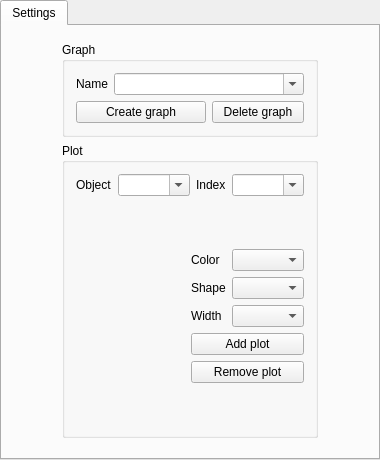
      <widget class="QWidget" name="GraphsTab" >
       <attribute name="title" >
        <string>Graphs</string>
       </attribute>
       <layout class="QGridLayout" >
        <property name="leftMargin" >
         <number>0</number>
        </property>
        <property name="topMargin" >
         <number>0</number>
        </property>
        <property name="rightMargin" >
         <number>0</number>
        </property>
        <property name="bottomMargin" >
         <number>0</number>
        </property>
        <property name="horizontalSpacing" >
         <number>6</number>
        </property>
        <property name="verticalSpacing" >
         <number>6</number>
        </property>
        <item row="0" column="0" >
         <widget class="QTabWidget" name="GraphTab" >
          <widget class="QWidget" name="SettingsTab" >
           <attribute name="title" >
            <string>Settings</string>
           </attribute>
           <layout class="QGridLayout" >
            <property name="leftMargin" >
             <number>0</number>
            </property>
            <property name="topMargin" >
             <number>0</number>
            </property>
            <property name="rightMargin" >
             <number>0</number>
            </property>
            <property name="bottomMargin" >
             <number>0</number>
            </property>
            <property name="horizontalSpacing" >
             <number>6</number>
            </property>
            <property name="verticalSpacing" >
             <number>6</number>
            </property>
            <item row="1" column="0" >
             <spacer>
              <property name="orientation" >
               <enum>Qt::Horizontal</enum>
              </property>
              <property name="sizeType" >
               <enum>QSizePolicy::Fixed</enum>
              </property>
              <property name="sizeHint" >
               <size>
                <width>60</width>
                <height>20</height>
               </size>
              </property>
             </spacer>
            </item>
            <item row="1" column="2" >
             <spacer>
              <property name="orientation" >
               <enum>Qt::Horizontal</enum>
              </property>
              <property name="sizeType" >
               <enum>QSizePolicy::Fixed</enum>
              </property>
              <property name="sizeHint" >
               <size>
                <width>60</width>
                <height>20</height>
               </size>
              </property>
             </spacer>
            </item>
            <item row="0" column="1" >
             <spacer>
              <property name="orientation" >
               <enum>Qt::Vertical</enum>
              </property>
              <property name="sizeType" >
               <enum>QSizePolicy::Fixed</enum>
              </property>
              <property name="sizeHint" >
               <size>
                <width>20</width>
                <height>16</height>
               </size>
              </property>
             </spacer>
            </item>
            <item row="2" column="1" >
             <spacer>
              <property name="orientation" >
               <enum>Qt::Vertical</enum>
              </property>
              <property name="sizeType" >
               <enum>QSizePolicy::Minimum</enum>
              </property>
              <property name="sizeHint" >
               <size>
                <width>20</width>
                <height>20</height>
               </size>
              </property>
             </spacer>
            </item>
            <item row="1" column="1" >
             <layout class="QVBoxLayout" >
              <property name="spacing" >
               <number>6</number>
              </property>
              <property name="leftMargin" >
               <number>0</number>
              </property>
              <property name="topMargin" >
               <number>0</number>
              </property>
              <property name="rightMargin" >
               <number>0</number>
              </property>
              <property name="bottomMargin" >
               <number>0</number>
              </property>
              <item>
               <widget class="QGroupBox" name="Graph" >
                <property name="title" >
                 <string>Graph</string>
                </property>
                <layout class="QGridLayout" >
                 <property name="leftMargin" >
                  <number>11</number>
                 </property>
                 <property name="topMargin" >
                  <number>11</number>
                 </property>
                 <property name="rightMargin" >
                  <number>11</number>
                 </property>
                 <property name="bottomMargin" >
                  <number>11</number>
                 </property>
                 <property name="horizontalSpacing" >
                  <number>6</number>
                 </property>
                 <property name="verticalSpacing" >
                  <number>6</number>
                 </property>
                 <item row="1" column="0" colspan="2" >
                  <widget class="QPushButton" name="GraphCreate" >
                   <property name="text" >
                    <string>Create graph</string>
                   </property>
                  </widget>
                 </item>
                 <item row="1" column="2" >
                  <widget class="QPushButton" name="GraphDelete" >
                   <property name="text" >
                    <string>Delete graph</string>
                   </property>
                  </widget>
                 </item>
                 <item row="0" column="0" >
                  <widget class="QLabel" name="GraphNameL" >
                   <property name="sizePolicy" >
                    <sizepolicy vsizetype="Preferred" hsizetype="Fixed" >
                     <horstretch>0</horstretch>
                     <verstretch>0</verstretch>
                    </sizepolicy>
                   </property>
                   <property name="text" >
                    <string>Name</string>
                   </property>
                  </widget>
                 </item>
                 <item row="0" column="1" colspan="2" >
                  <widget class="QComboBox" name="GraphName" >
                   <property name="sizePolicy" >
                    <sizepolicy vsizetype="Fixed" hsizetype="Expanding" >
                     <horstretch>0</horstretch>
                     <verstretch>0</verstretch>
                    </sizepolicy>
                   </property>
                   <property name="editable" >
                    <bool>true</bool>
                   </property>
                  </widget>
                 </item>
                </layout>
               </widget>
              </item>
              <item>
               <widget class="QGroupBox" name="Plot" >
                <property name="title" >
                 <string>Plot</string>
                </property>
                <layout class="QGridLayout" >
                 <property name="leftMargin" >
                  <number>11</number>
                 </property>
                 <property name="topMargin" >
                  <number>11</number>
                 </property>
                 <property name="rightMargin" >
                  <number>11</number>
                 </property>
                 <property name="bottomMargin" >
                  <number>11</number>
                 </property>
                 <property name="horizontalSpacing" >
                  <number>6</number>
                 </property>
                 <property name="verticalSpacing" >
                  <number>6</number>
                 </property>
                 <item row="0" column="0" colspan="2" >
                  <layout class="QHBoxLayout" >
                   <property name="spacing" >
                    <number>6</number>
                   </property>
                   <property name="leftMargin" >
                    <number>0</number>
                   </property>
                   <property name="topMargin" >
                    <number>0</number>
                   </property>
                   <property name="rightMargin" >
                    <number>0</number>
                   </property>
                   <property name="bottomMargin" >
                    <number>0</number>
                   </property>
                   <item>
                    <widget class="QLabel" name="PlotObjectL" >
                     <property name="text" >
                      <string>Object</string>
                     </property>
                    </widget>
                   </item>
                   <item>
                    <widget class="QComboBox" name="PlotObject" >
                     <property name="sizePolicy" >
                      <sizepolicy vsizetype="Fixed" hsizetype="Expanding" >
                       <horstretch>0</horstretch>
                       <verstretch>0</verstretch>
                      </sizepolicy>
                     </property>
                     <property name="editable" >
                      <bool>true</bool>
                     </property>
                    </widget>
                   </item>
                   <item>
                    <widget class="QLabel" name="PlotIndexL" >
                     <property name="text" >
                      <string>Index</string>
                     </property>
                    </widget>
                   </item>
                   <item>
                    <widget class="QComboBox" name="PlotIndex" >
                     <property name="editable" >
                      <bool>true</bool>
                     </property>
                    </widget>
                   </item>
                  </layout>
                 </item>
                 <item rowspan="3" row="1" column="0" >
                  <widget class="BasicMibView" native="1" name="PlotMIBTree" >
                   <property name="sizePolicy" >
                    <sizepolicy vsizetype="Expanding" hsizetype="Expanding" >
                     <horstretch>0</horstretch>
                     <verstretch>0</verstretch>
                    </sizepolicy>
                   </property>
                  </widget>
                 </item>
                 <item row="3" column="1" >
                  <spacer>
                   <property name="orientation" >
                    <enum>Qt::Vertical</enum>
                   </property>
                   <property name="sizeType" >
                    <enum>QSizePolicy::Expanding</enum>
                   </property>
                   <property name="sizeHint" >
                    <size>
                     <width>20</width>
                     <height>40</height>
                    </size>
                   </property>
                  </spacer>
                 </item>
                 <item row="1" column="1" >
                  <spacer>
                   <property name="orientation" >
                    <enum>Qt::Vertical</enum>
                   </property>
                   <property name="sizeType" >
                    <enum>QSizePolicy::Expanding</enum>
                   </property>
                   <property name="sizeHint" >
                    <size>
                     <width>20</width>
                     <height>40</height>
                    </size>
                   </property>
                  </spacer>
                 </item>
                 <item row="2" column="1" >
                  <layout class="QGridLayout" >
                   <property name="leftMargin" >
                    <number>0</number>
                   </property>
                   <property name="topMargin" >
                    <number>0</number>
                   </property>
                   <property name="rightMargin" >
                    <number>0</number>
                   </property>
                   <property name="bottomMargin" >
                    <number>0</number>
                   </property>
                   <property name="horizontalSpacing" >
                    <number>6</number>
                   </property>
                   <property name="verticalSpacing" >
                    <number>6</number>
                   </property>
                   <item row="1" column="1" >
                    <widget class="QPenStyleComboBox" name="PlotShape" />
                   </item>
                   <item row="2" column="0" >
                    <widget class="QLabel" name="PlotWidthL" >
                     <property name="text" >
                      <string>Width</string>
                     </property>
                    </widget>
                   </item>
                   <item row="2" column="1" >
                    <widget class="QPenWidthComboBox" name="PlotWidth" />
                   </item>
                   <item row="1" column="0" >
                    <widget class="QLabel" name="PlotShapeL" >
                     <property name="text" >
                      <string>Shape</string>
                     </property>
                    </widget>
                   </item>
                   <item row="0" column="0" >
                    <widget class="QLabel" name="PlotColorL" >
                     <property name="text" >
                      <string>Color</string>
                     </property>
                    </widget>
                   </item>
                   <item row="3" column="0" colspan="2" >
                    <widget class="QPushButton" name="PlotAdd" >
                     <property name="text" >
                      <string>Add plot</string>
                     </property>
                    </widget>
                   </item>
                   <item row="4" column="0" colspan="2" >
                    <widget class="QPushButton" name="PlotDelete" >
                     <property name="text" >
                      <string>Remove plot</string>
                     </property>
                    </widget>
                   </item>
                   <item row="0" column="1" >
                    <widget class="QColorComboBox" name="PlotColor" />
                   </item>
                  </layout>
                 </item>
                </layout>
               </widget>
              </item>
             </layout>
            </item>
           </layout>
          </widget>
         </widget>
        </item>
       </layout>
      </widget>
